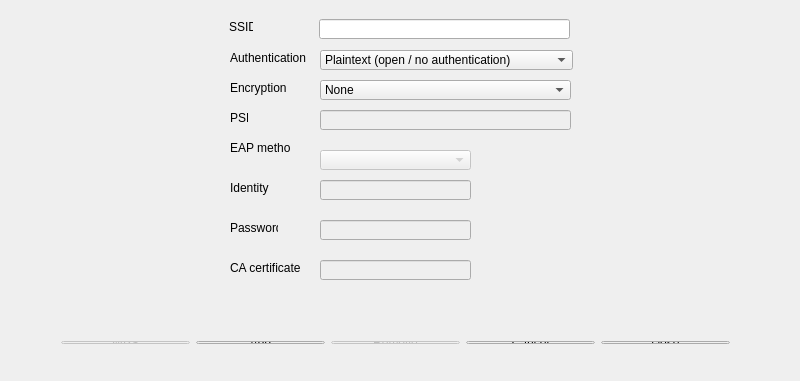
<?xml version="1.0" encoding="UTF-8"?>
<ui version="4.0">
 <class>NetworkConfig</class>
 <widget class="QDialog" name="NetworkConfig">
  <property name="geometry">
   <rect>
    <x>0</x>
    <y>0</y>
    <width>800</width>
    <height>381</height>
   </rect>
  </property>
  <property name="windowTitle">
   <string>NetworkConfig</string>
  </property>
  <widget class="QFrame" name="frame9">
   <property name="geometry">
    <rect>
     <x>220</x>
     <y>10</y>
     <width>371</width>
     <height>291</height>
    </rect>
   </property>
   <property name="frameShape">
    <enum>QFrame::NoFrame</enum>
   </property>
   <property name="frameShadow">
    <enum>QFrame::Plain</enum>
   </property>
   <widget class="QGroupBox" name="wepBox">
    <property name="enabled">
     <bool>true</bool>
    </property>
    <property name="geometry">
     <rect>
      <x>430</x>
      <y>30</y>
      <width>212</width>
      <height>130</height>
     </rect>
    </property>
    <property name="title">
     <string>WEP keys</string>
    </property>
    <layout class="QGridLayout">
     <item row="0" column="0">
      <widget class="QRadioButton" name="wep0Radio">
       <property name="enabled">
        <bool>false</bool>
       </property>
       <property name="text">
        <string>key 0</string>
       </property>
      </widget>
     </item>
     <item row="1" column="0">
      <widget class="QRadioButton" name="wep1Radio">
       <property name="enabled">
        <bool>false</bool>
       </property>
       <property name="text">
        <string>key 1</string>
       </property>
      </widget>
     </item>
     <item row="3" column="0">
      <widget class="QRadioButton" name="wep3Radio">
       <property name="enabled">
        <bool>false</bool>
       </property>
       <property name="text">
        <string>key 3</string>
       </property>
      </widget>
     </item>
     <item row="2" column="0">
      <widget class="QRadioButton" name="wep2Radio">
       <property name="enabled">
        <bool>false</bool>
       </property>
       <property name="text">
        <string>key 2</string>
       </property>
      </widget>
     </item>
     <item row="0" column="1">
      <widget class="QLineEdit" name="wep0Edit">
       <property name="enabled">
        <bool>false</bool>
       </property>
      </widget>
     </item>
     <item row="1" column="1">
      <widget class="QLineEdit" name="wep1Edit">
       <property name="enabled">
        <bool>false</bool>
       </property>
      </widget>
     </item>
     <item row="2" column="1">
      <widget class="QLineEdit" name="wep2Edit">
       <property name="enabled">
        <bool>false</bool>
       </property>
      </widget>
     </item>
     <item row="3" column="1">
      <widget class="QLineEdit" name="wep3Edit">
       <property name="enabled">
        <bool>false</bool>
       </property>
      </widget>
     </item>
    </layout>
   </widget>
   <widget class="QGroupBox" name="optionalSettingsBox">
    <property name="enabled">
     <bool>true</bool>
    </property>
    <property name="geometry">
     <rect>
      <x>430</x>
      <y>190</y>
      <width>337</width>
      <height>78</height>
     </rect>
    </property>
    <property name="title">
     <string>Optional Settings</string>
    </property>
    <layout class="QGridLayout">
     <item row="0" column="1">
      <widget class="QLineEdit" name="idstrEdit">
       <property name="toolTip">
        <string>Network Identification String</string>
       </property>
      </widget>
     </item>
     <item row="0" column="3">
      <widget class="QSpinBox" name="prioritySpinBox">
       <property name="toolTip">
        <string>Network Priority</string>
       </property>
       <property name="maximum">
        <number>10000</number>
       </property>
       <property name="singleStep">
        <number>10</number>
       </property>
      </widget>
     </item>
     <item row="0" column="0">
      <widget class="QLabel" name="idstrLabel">
       <property name="text">
        <string>IDString</string>
       </property>
      </widget>
     </item>
     <item row="0" column="2">
      <widget class="QLabel" name="priorityLabel">
       <property name="text">
        <string>Priority</string>
       </property>
      </widget>
     </item>
     <item row="1" column="0">
      <widget class="QLabel" name="phase2Label">
       <property name="text">
        <string>Inner auth</string>
       </property>
      </widget>
     </item>
     <item row="1" column="1">
      <widget class="QComboBox" name="phase2Select">
       <property name="enabled">
        <bool>false</bool>
       </property>
      </widget>
     </item>
    </layout>
   </widget>
   <widget class="QLabel" name="ssidLabel">
    <property name="geometry">
     <rect>
      <x>9</x>
      <y>9</y>
      <width>24</width>
      <height>16</height>
     </rect>
    </property>
    <property name="text">
     <string>SSID</string>
    </property>
   </widget>
   <widget class="QLineEdit" name="ssidEdit">
    <property name="geometry">
     <rect>
      <x>99</x>
      <y>9</y>
      <width>251</width>
      <height>20</height>
     </rect>
    </property>
    <property name="toolTip">
     <string>Network name (Service Set IDentifier)</string>
    </property>
    <property name="text">
     <string/>
    </property>
   </widget>
   <widget class="QLabel" name="authLabel">
    <property name="geometry">
     <rect>
      <x>10</x>
      <y>40</y>
      <width>84</width>
      <height>16</height>
     </rect>
    </property>
    <property name="text">
     <string>Authentication</string>
    </property>
   </widget>
   <widget class="QComboBox" name="authSelect">
    <property name="geometry">
     <rect>
      <x>100</x>
      <y>40</y>
      <width>253</width>
      <height>20</height>
     </rect>
    </property>
    <item>
     <property name="text">
      <string>Plaintext (open / no authentication)</string>
     </property>
    </item>
    <item>
     <property name="text">
      <string>Static WEP (no authentication)</string>
     </property>
    </item>
    <item>
     <property name="text">
      <string>Static WEP (Shared Key authentication)</string>
     </property>
    </item>
    <item>
     <property name="text">
      <string>IEEE 802.1X</string>
     </property>
    </item>
    <item>
     <property name="text">
      <string>WPA-Personal (PSK)</string>
     </property>
    </item>
    <item>
     <property name="text">
      <string>WPA-Enterprise (EAP)</string>
     </property>
    </item>
    <item>
     <property name="text">
      <string>WPA2-Personal (PSK)</string>
     </property>
    </item>
    <item>
     <property name="text">
      <string>WPA2-Enterprise (EAP)</string>
     </property>
    </item>
   </widget>
   <widget class="QLabel" name="encrLabel">
    <property name="geometry">
     <rect>
      <x>10</x>
      <y>70</y>
      <width>60</width>
      <height>16</height>
     </rect>
    </property>
    <property name="text">
     <string>Encryption</string>
    </property>
   </widget>
   <widget class="QComboBox" name="encrSelect">
    <property name="geometry">
     <rect>
      <x>100</x>
      <y>70</y>
      <width>251</width>
      <height>20</height>
     </rect>
    </property>
    <item>
     <property name="text">
      <string>None</string>
     </property>
    </item>
    <item>
     <property name="text">
      <string>WEP</string>
     </property>
    </item>
    <item>
     <property name="text">
      <string>TKIP</string>
     </property>
    </item>
    <item>
     <property name="text">
      <string>CCMP</string>
     </property>
    </item>
   </widget>
   <widget class="QLabel" name="pskLabel">
    <property name="geometry">
     <rect>
      <x>10</x>
      <y>100</y>
      <width>18</width>
      <height>16</height>
     </rect>
    </property>
    <property name="text">
     <string>PSK</string>
    </property>
   </widget>
   <widget class="QLineEdit" name="pskEdit">
    <property name="enabled">
     <bool>false</bool>
    </property>
    <property name="geometry">
     <rect>
      <x>100</x>
      <y>100</y>
      <width>251</width>
      <height>20</height>
     </rect>
    </property>
    <property name="toolTip">
     <string>WPA/WPA2 pre-shared key or passphrase</string>
    </property>
    <property name="whatsThis">
     <string/>
    </property>
    <property name="echoMode">
     <enum>QLineEdit::Normal</enum>
    </property>
   </widget>
   <widget class="QLabel" name="eapLabel">
    <property name="geometry">
     <rect>
      <x>10</x>
      <y>130</y>
      <width>60</width>
      <height>16</height>
     </rect>
    </property>
    <property name="text">
     <string>EAP method</string>
    </property>
   </widget>
   <widget class="QComboBox" name="eapSelect">
    <property name="enabled">
     <bool>false</bool>
    </property>
    <property name="geometry">
     <rect>
      <x>100</x>
      <y>140</y>
      <width>151</width>
      <height>20</height>
     </rect>
    </property>
   </widget>
   <widget class="QLabel" name="identityLabel">
    <property name="geometry">
     <rect>
      <x>10</x>
      <y>170</y>
      <width>48</width>
      <height>16</height>
     </rect>
    </property>
    <property name="text">
     <string>Identity</string>
    </property>
   </widget>
   <widget class="QLineEdit" name="identityEdit">
    <property name="enabled">
     <bool>false</bool>
    </property>
    <property name="geometry">
     <rect>
      <x>100</x>
      <y>170</y>
      <width>151</width>
      <height>20</height>
     </rect>
    </property>
    <property name="toolTip">
     <string>Username/Identity for EAP methods</string>
    </property>
   </widget>
   <widget class="QLabel" name="passwordLabel">
    <property name="geometry">
     <rect>
      <x>10</x>
      <y>210</y>
      <width>48</width>
      <height>16</height>
     </rect>
    </property>
    <property name="text">
     <string>Password</string>
    </property>
   </widget>
   <widget class="QLineEdit" name="passwordEdit">
    <property name="enabled">
     <bool>false</bool>
    </property>
    <property name="geometry">
     <rect>
      <x>100</x>
      <y>210</y>
      <width>151</width>
      <height>20</height>
     </rect>
    </property>
    <property name="toolTip">
     <string>Password for EAP methods</string>
    </property>
    <property name="echoMode">
     <enum>QLineEdit::Password</enum>
    </property>
   </widget>
   <widget class="QLabel" name="cacertLabel">
    <property name="geometry">
     <rect>
      <x>10</x>
      <y>250</y>
      <width>84</width>
      <height>16</height>
     </rect>
    </property>
    <property name="text">
     <string>CA certificate</string>
    </property>
   </widget>
   <widget class="QLineEdit" name="cacertEdit">
    <property name="enabled">
     <bool>false</bool>
    </property>
    <property name="geometry">
     <rect>
      <x>100</x>
      <y>250</y>
      <width>151</width>
      <height>20</height>
     </rect>
    </property>
   </widget>
  </widget>
  <widget class="QWidget" name="">
   <property name="geometry">
    <rect>
     <x>50</x>
     <y>330</y>
     <width>691</width>
     <height>25</height>
    </rect>
   </property>
   <layout class="QHBoxLayout" name="horizontalLayout">
    <item>
     <widget class="QPushButton" name="useWpsButton">
      <property name="enabled">
       <bool>false</bool>
      </property>
      <property name="text">
       <string>WPS</string>
      </property>
     </widget>
    </item>
    <item>
     <widget class="QPushButton" name="addButton">
      <property name="text">
       <string>Add</string>
      </property>
     </widget>
    </item>
    <item>
     <widget class="QPushButton" name="removeButton">
      <property name="enabled">
       <bool>false</bool>
      </property>
      <property name="text">
       <string>Remove</string>
      </property>
     </widget>
    </item>
    <item>
     <widget class="QPushButton" name="cancelButton">
      <property name="text">
       <string>Cancel</string>
      </property>
     </widget>
    </item>
    <item>
     <widget class="QPushButton" name="addButton_2">
      <property name="text">
       <string>close</string>
      </property>
     </widget>
    </item>
   </layout>
  </widget>
  <zorder>addButton_2</zorder>
  <zorder>cancelButton</zorder>
  <zorder>addButton</zorder>
  <zorder>removeButton</zorder>
  <zorder>useWpsButton</zorder>
  <zorder>frame9</zorder>
 </widget>
 <layoutdefault spacing="6" margin="11"/>
 <tabstops>
  <tabstop>ssidEdit</tabstop>
  <tabstop>authSelect</tabstop>
  <tabstop>encrSelect</tabstop>
  <tabstop>pskEdit</tabstop>
  <tabstop>eapSelect</tabstop>
  <tabstop>identityEdit</tabstop>
  <tabstop>passwordEdit</tabstop>
  <tabstop>cacertEdit</tabstop>
  <tabstop>wep0Radio</tabstop>
  <tabstop>wep0Edit</tabstop>
  <tabstop>wep1Radio</tabstop>
  <tabstop>wep1Edit</tabstop>
  <tabstop>wep2Radio</tabstop>
  <tabstop>wep2Edit</tabstop>
  <tabstop>wep3Radio</tabstop>
  <tabstop>wep3Edit</tabstop>
  <tabstop>idstrEdit</tabstop>
  <tabstop>prioritySpinBox</tabstop>
  <tabstop>phase2Select</tabstop>
  <tabstop>addButton</tabstop>
  <tabstop>removeButton</tabstop>
  <tabstop>cancelButton</tabstop>
 </tabstops>
 <includes>
  <include location="global">qtreewidget.h</include>
 </includes>
 <resources/>
 <connections/>
</ui>
